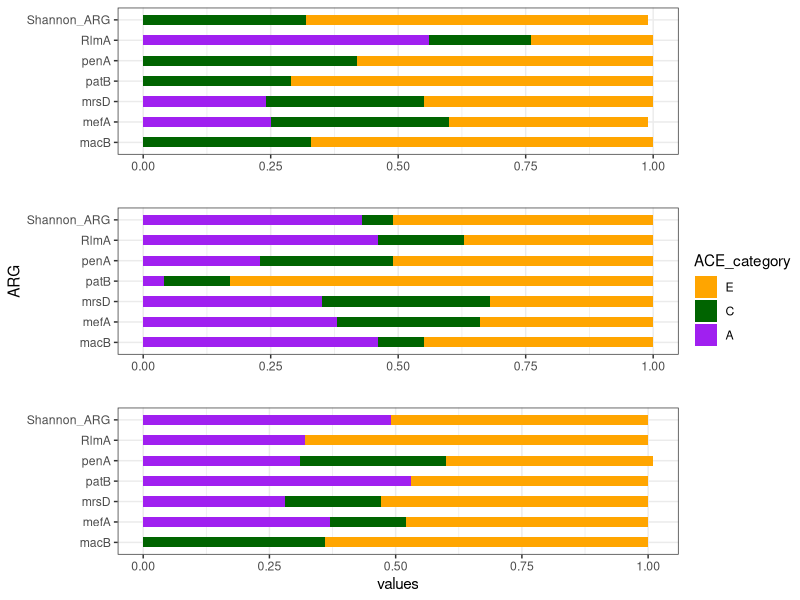

Recreate this plot in R.

###############################################################################################################
###### horizontal stacked bar for ACE model results
###############################################################################################################

library(ggplot2)
## prepare dataframe
table <- read.csv("results_ACE.csv")

data1 <- table[1:21,]
data2 <- table[24:44,]
data3 <- table[47:67,]

## generate stacked bar chart  
library(ggpubr)

p1 <- ggplot(data1, aes(fill=factor(ACE_category, levels=c("E","C","A")), y=as.numeric(value1), x= ARG)) + geom_bar(position="stack", stat="identity",width=0.5)+theme(axis.text=element_text(size=6,angle=90),legend.text = element_text(size=7),legend.key.size=unit(0.37, "cm"),legend.key.height=unit(0.4, "cm"),legend.position = c(1.05, 0.87))+scale_fill_manual("ACE_category", values =  c( "orange","dark green","purple"))+coord_flip()+theme_bw()+labs(y="")+labs(x="")

p2 <- ggplot(data2, aes(fill=factor(ACE_category, levels=c("E","C","A")), y=as.numeric(value1), x= ARG)) + geom_bar(position="stack", stat="identity",width=0.5)+theme(axis.text=element_text(size=6,angle=90),legend.text = element_text(size=7),legend.key.size=unit(0.37, "cm"),legend.key.height=unit(0.4, "cm"),legend.position = c(1.05, 0.87))+scale_fill_manual("ACE_category", values = c( "orange","dark green","purple"))+coord_flip()+theme_bw()+labs(y="")

p3 <- ggplot(data3, aes(fill=factor(ACE_category, levels=c("E","C","A")), y=as.numeric(value1), x= ARG)) + geom_bar(position="stack", stat="identity",width=0.5)+theme(axis.text.y=element_text(size=6,angle=30),legend.text = element_text(size=7),legend.key.size=unit(0.37, "cm"),legend.key.height=unit(0.4, "cm"),legend.position = c(1.05, 0.87))+scale_fill_manual("ACE_category", values = c( "orange","dark green","purple"))+coord_flip()+theme_bw()+labs(y="values")+labs(x="")

ggarrange(p1,p2,p3,ncol=1,nrow=3,common.legend=T, legend="right", align = "hv", widths = c(1, 1, 1))


